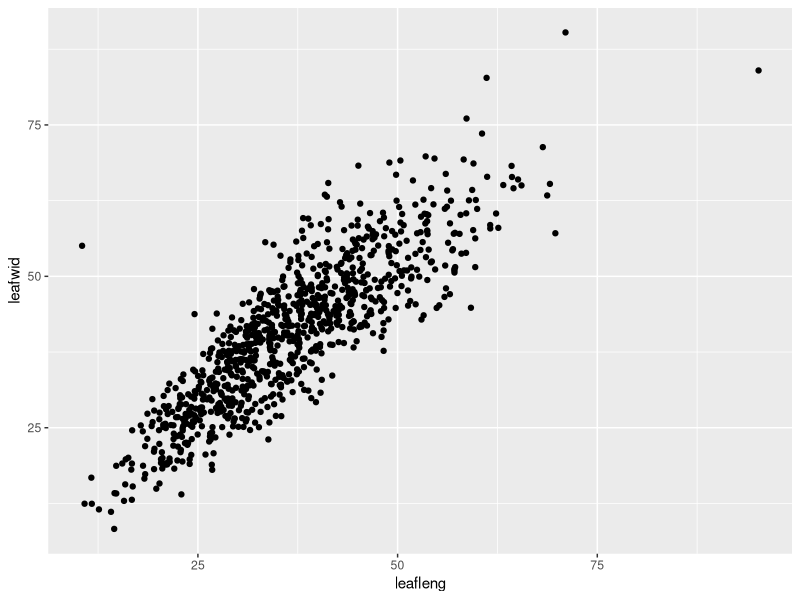
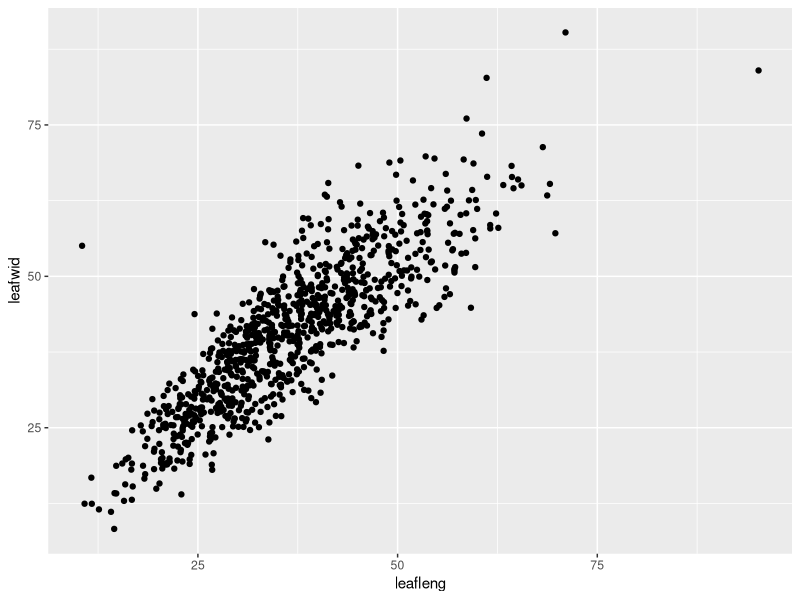

R code for these plots, in order:
tomato <- read.csv("TomatoR2CSHL.csv", header = T)
tomato <- na.omit(tomato)
library(ggplot2)
qplot(leafleng, leafwid, data = tomato)
ggsave("leaf-lengXwidth.png", last_plot())
